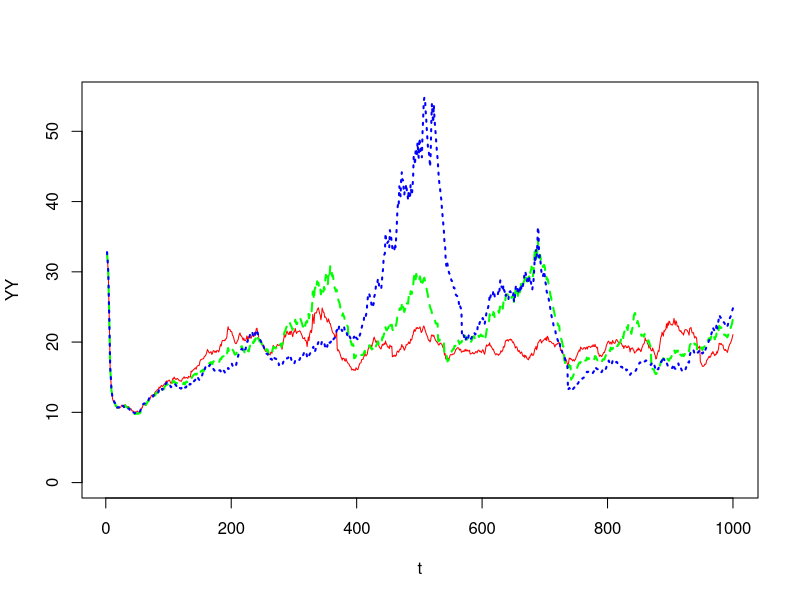

This figure's R source: (Note: this script raises an error after producing the figure.)
# Agent based model
# Simulating the economics of firms within an industry
# Jonathan Clark
# 02/07/2018

#set.seed(15)

##################################
## This model conducts sensitivity analysis on proce points of the firms
##################################

#SET TIME SPAN AND NUMBER OF FIRMS
#Number of simulation periods
Time <- 1000
#Number of firms
Ni <- 100
#Number of multiple simulations
MC <- 3



#PARAMETER SETTING
#Investment accelerator
gamma <- 2
#Capital productivity
phi <- 0.1
#Interest rate
#r <- 0.1
#Random price constant
#Pbar <- 0.01
Pbar <- 0

#Depreciation rate
delta = 0.05

rbar=0.075 #Interest rate


#Aggregate production
YY <- matrix(data=0,ncol=MC,nrow=Time)
AA <- matrix(data=0,ncol=MC,nrow=Time)
BB <- matrix(data=0,ncol=MC,nrow=Time)
LEV <- matrix(data=0,ncol=MC,nrow=Time)


for (mc in 1:MC) {
  
  set.seed(15)
  #Sensitivty Analysis
  Pbar <- Pbar + 0.005

  #ALLOCATING VARIABLES AND INITIAL CONDITIONS
  #Firms’ net worth
  A <- matrix(data=1,ncol=1,nrow=Ni)
  #Firms’ capital
  K <- matrix(data=1,ncol=1,nrow=Ni)
  #Firms’ debt
  B <- matrix(data=0,ncol=1,nrow=Ni)
  #Firms’ investment
  I <- matrix(data=0,ncol=1,nrow=Ni)
  #Stochastic price
  P <- matrix(data=0,ncol=1,nrow=Ni)
  #Firms’ production
  Y <- matrix(data=0,ncol=1,nrow=Ni)
  #Firms’ profit
  Z <- matrix(2*runif(Ni)+Pbar,ncol=1,nrow=Ni)
  
  
  #SEQUENCE OF EVENTS
  for (t in 2:Time) {
    I <- gamma * Z #Investment choice
    I[I<0] = 0 # assume that there is no investment in case of negative profits
    K <- K + I - K*delta #Capital accumulation
    Y <- phi * K #Production
    B <- K - A #Debt
    B[B<0] <- 0 #Self-financed firms
    P <- 2*runif(Ni)+ Pbar #Stochastic price
    r <- rbar + rbar*(B/A)^rbar #Interest rate, this is firm specific dependant on both a fized policy rate rbar, and a firm specific risk premium
    Z <- P * Y - r * K #Profit
    A <- A + Z #Net worth
    Z[A<0] <- 0 #Entry condition
    K[A<0] <- 1 #Entry condition
    A[A<0] <- 1 #Entry condition
    YY[t,mc] <- sum(Y) #Aggregate production
    AA[t,mc] <- sum(A) #Net worth
    BB[t,mc] <- sum(B) #Debt
    LEV[t,mc] <- BB[t]/AA[t]
  }
  
  

}

#PLOTTING AGGREGATE PRODUCTION
#plot(2:Time, YY[2:Time,1],type="l",ylab="YY",xlab="t")

#PLOTTING AGGREGATE NET WORTH
#plot(2:Time, AA[2:Time,1],type="l",ylab="AA",xlab="t")

#PLOTTING AGGREGATE DEBT
#plot(2:Time, BB[2:Time,1],type="l",ylab="BB",xlab="t")

#plot(2:Time, log(YY[2:Time,1]),type="l", ylim=range(log(YY[2:Time])),col=1,ylab="log(YY)",xlab="t")
 

# layout(matrix(c(1, 3, 2, 4), 2, 2))
# layout.show(4)
# #PLOTTING AGGREGATE PRODUCTION
# plot(201:Time, log(YY[201:Time,1]),type="l", ylim=range(log(YY[201:Time])),col=1,ylab="log(YY)",xlab="t")
# #PLOTTING AGGREGATE DEBT
# plot(201:Time, LEV[201:Time,1],type="l", ylim=range(LEV[201:Time]),col=1,ylab="leverage",xlab="t")
# #PLOTTING AVERAGE LEVERAGE
# plot(201:Time, log(AA[201:Time,1]),type="l", ylim=range(log(AA[201:Time])),col=1,ylab="log(AA)",xlab="t")
# #PLOTTING AVERAGE INTEREST RATE
# plot(201:Time, log(BB[201:Time,1]),type="l", ylim=range(log(BB[201:Time])),col=1,ylab="log(BB)",xlab="t")



plot(2:Time, YY[2:Time,1],type="l",ylim=range(0,max(YY)),ylab="YY",xlab="t", col ="red")
lines(2:Time, YY[2:Time,2],type="l",
      ylim=range(0,max(YY)),lty=2, lwd=2, col ="green")
lines(2:Time, YY[2:Time,3],type="l",
      ylim=range(0,max(YY)),lty=3, lwd=2, col= "blue")


# #COMPUTE MC MEAN, STANDARD DEVIATION AND CONFIDENCE INTERVALS
# meanYY = matrix(data=0,nrow=Time,ncol=1)
# stdYY = matrix(data=0,nrow=Time,ncol=1)
# YYup = matrix(data=0,nrow=Time,ncol=1)
# YYdown = matrix(data=0,nrow=Time,ncol=1)
# for (t in 1:Time) {
#   meanYY[t] = median(YY[t,]) # i replaced mean with median here for the below plot...
#   stdYY[t] = sd(YY[t,])
# }
# YYup = meanYY + 2*stdYY
# YYdown = meanYY - 2*stdYY


plot(2:Time, meanYY[2:Time],type="l",ylim=range(0,max(meanYY)),
     ylab="median(YY)",xlab="t")

#lines(2:Time, YYup[2:Time],type="l", ylim=range(0,max(YYup)),lty=2, lwd=2)
#lines(2:Time, YYdown[2:Time],type="l", ylim=range(0,max(YYdown)),lty=2, lwd=2)


